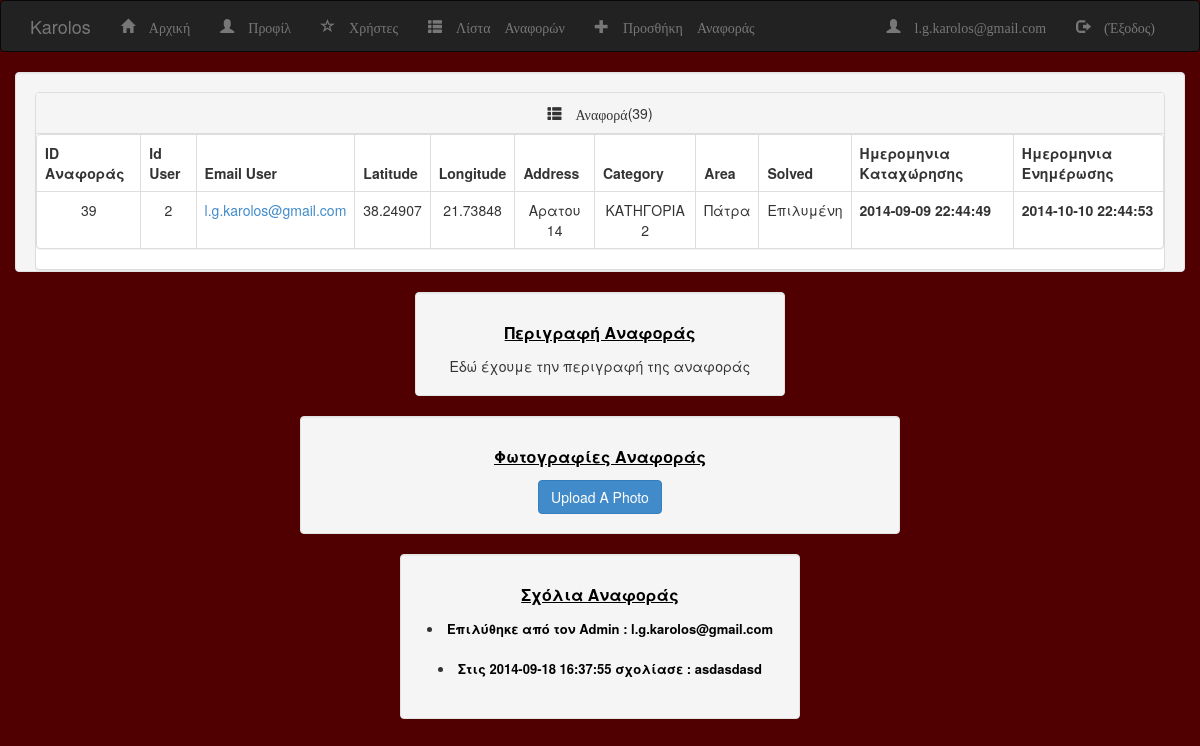
The app's page /report_profile.php?id=39 (signed in) with its own data.
### tables this page shows
CREATE TABLE IF NOT EXISTS `spots` (
`id` int(11) NOT NULL,
  `user_id` int(11) NOT NULL,
  `latitude` varchar(20) NOT NULL,
  `longitude` varchar(20) NOT NULL,
  `address` varchar(50) NOT NULL,
  `area` varchar(50) NOT NULL,
  `title` varchar(50) NOT NULL,
  `category` varchar(40) NOT NULL,
  `description` text NOT NULL,
  `solved` tinyint(1) NOT NULL,
  `created_at` datetime NOT NULL,
  `updated_at` datetime NOT NULL
);

CREATE TABLE IF NOT EXISTS `users` (
`id` int(11) NOT NULL,
  `email` varchar(50) NOT NULL,
  `hash` varchar(60) NOT NULL,
  `name` varchar(50) NOT NULL,
  `surname` varchar(50) NOT NULL,
  `phone` varchar(15) NOT NULL,
  `admin` tinyint(1) NOT NULL,
  `created_at` datetime NOT NULL,
  `updated_at` datetime NOT NULL
);

CREATE TABLE IF NOT EXISTS `comments` (
`comm_id` int(11) NOT NULL,
  `comm_user_id` int(11) NOT NULL,
  `comm_spot_id` int(11) NOT NULL,
  `comment_text` text NOT NULL,
  `admin_email` varchar(50) NOT NULL,
  `comm_created_at` datetime NOT NULL
);

### report_profile.php (the view, shortened to what this page needs)
<!DOCTYPE HTML>
<html>
	<head>
		<link type="text/css" rel="stylesheet" href="css/bootstrap.min.css">
		<link type="text/css" rel="stylesheet" href="css/style.css">
	</head>
	<body>
		<nav class="navbar navbar-inverse navbar-inverse" role="navigation">
			<div class="container container-fluid">
				<div class="navbar-header">
					<a class="navbar-brand" href="index.php">Karolos</a>
				</div>
				<div class="collapse navbar-collapse" id="bs-example-navbar-collapse-1">
					<ul class="nav navbar-nav">
						<li><a href="index.php"><span class="glyphicon glyphicon-home"> Αρχική</span></a></li>
						<?php if(isset($_SESSION['id'])){ ?>
						<li><a href="user_profile.php"><span class="glyphicon glyphicon-user"> Προφίλ</span></a></li>
						<li><a href="show_users.php"><span class="glyphicon glyphicon-star-empty"> Χρήστες</span></a></li>
						<li><a href="reports_list.php"><span class="glyphicon glyphicon-th-list"> Λίστα Αναφορών</span></a></li>
						<li><a href="add_spot.php"><span class="glyphicon glyphicon-plus"> Προσθήκη Αναφοράς</span></a></li>
						<?php } ?>
					</ul>
					<ul class="nav navbar-nav navbar-right">
						<?php if(!isset($_SESSION['id'])){ ?>
						<li><a href="register.php">Εγγραφή </a></li>
						<li><a href="login.php">Είσοδος </a></li>
						<?php }else{ ?>
						<?php $email = $_SESSION['email']; ?>
						<li><a href="user_profile.php"><span class="glyphicon glyphicon-user"> <?php echo "$email" ?> </span></a></li>
						<li><a href="logout.php"><span class="glyphicon glyphicon-log-out"> (Έξοδος) </span></a></li>
						<?php } ?>
					</ul>
				</div>
			</div>
		</nav>
		<?php
		try {
			$pdo = new PDO('mysql:host=localhost;dbname=karolos;charset=utf8', 'root', 'root', array(PDO::MYSQL_ATTR_INIT_COMMAND => "SET NAMES utf8"));
			$pdo->setAttribute(PDO::ATTR_ERRMODE, PDO::ERRMODE_EXCEPTION);
		} catch(PDOException $e) {
			echo 'ERROR: ' . $e->getMessage();
		}
		$stmt = $pdo->prepare("SELECT * FROM `karolos`.`spots` WHERE id=:id;");
		$stmt->bindParam(':id', $_GET['id']);
		$stmt->execute();
		$row = $stmt->fetch(PDO::FETCH_ASSOC);
		$id 						= $row['id'];
		$user_id 					= $row['user_id'];
		$latitude 				= $row['latitude'];
		$longitude      			= $row['longitude'];
		$address 					= $row['address'];
		$area 					= $row['area'];
		$solved 					= $row['solved'];
		$category 				= $row['category'];
		$description 				= $row['description'];
		$created_at 				= $row['created_at'];
		$updated_at 				= $row['updated_at'];
		$stmt1 = $pdo->prepare("SELECT email FROM `karolos`.`users` WHERE id=:id;");
		$stmt1->bindParam(':id', $user_id);
		$stmt1->execute();
		$temp_email = $stmt1->fetch(PDO::FETCH_ASSOC);
		?>
		<div class="well container" style="height:200px;">
			<div class="panel panel-default">
  			<div class="panel-heading"><span class="glyphicon glyphicon-th-list"> Αναφορά </span>(<?php echo $id ?>)
			<?php
				if($solved == "1"){
				$temp_solved = "Επιλυμένη";
				}
				else{
				$temp_solved = "Εκκρεμεί";
				}
			?>
  			</div>
  			<body style="background-color:#500000  ;">
			</body>
			<div class="bs-example">
    		<div class="panel panel-default">
      		<div class="table-responsive">
  			<table class="table">
      		<table class="table table-bordered table-responsive">
       		 <thead>
        		  <tr>
          		  <th>ID Αναφοράς</th>
           		  <th>Id User</th>
           		  <th>Email User</th>
          		  <th>Latitude</th>
          		  <th>Longitude</th>
          		  <th>Address</th>
          		  <th>Category</th>
          		  <th>Area</th>
          		  <th>Solved</th>
          		  <th>Ημερομηνια Καταχώρησης</th>
          		  <th>Ημερομηνια Ενημέρωσης</th>
         		 </tr>
       		 </thead>
      		  <tbody>
      		    <tr>
        		    <td><?php echo $id ?></td>
       	   			<td><?php echo $user_id ?></td>
       	   			<td><?php echo '<a href="user_profile.php?email='.$temp_email['email'].'">'.$temp_email['email'].'</a>' ?></td>
        		    <td><?php echo $latitude ?></td>
        		    <td><?php echo $longitude ?></td>
        		    <td><?php echo $address ?></td>
        		    <td><?php echo $category ?></td>
        		    <td><?php echo $area ?></td>
        		    <td><?php echo $temp_solved ?></td>
        		    <th><?php echo $created_at ?></th>
        		    <th><?php echo $updated_at ?></th>
         		 </tr>
       		 </tbody>
     		 </table>
     		</div>
		</div>
	</div>
</div>
</div>
<div class="col-md-4 col-md-offset-4">
			<div class="well" >
				<div class="panel-heading"><strong><font size="3" color="black" ><u>Περιγραφή  Αναφοράς</u></font></strong></a>
				</div>
			<?php
			echo $description;
			?>
			</div>
			</div>
		<div class="well container" style="width:600px;" >
  					<div class="panel-heading"><strong><font size="3" color="black" > <u>Φωτογραφίες Αναφοράς</u></font></strong></a>
					</div>
								<?php
								try {
								$pdo = new PDO('mysql:host=localhost;dbname=karolos;charset=utf8', 'root', 'root', array(PDO::MYSQL_ATTR_INIT_COMMAND => "SET NAMES utf8"));
								$pdo->setAttribute(PDO::ATTR_ERRMODE, PDO::ERRMODE_EXCEPTION);
								} catch(PDOException $e) {
								echo 'ERROR: ' . $e->getMessage();
								}
								?>
								<?php
								 if($_SESSION['email'] == $temp_email["email"])
								{
								?>
								<a href="<?php echo "upload_file.php?id=$id";?>" class="btn btn-primary" role="button">Upload A Photo</a>
								<?php
								}
								?>
								</div>
		<div class="well container" style="width:400px;" >
  		<div class="panel-heading"><strong><font size="3" color="black" ><u>Σχόλια  Αναφοράς</u></font></strong></a>
  		</div>
  		<?php
			$comm_spot_id = $id;
			$stmt4 = $pdo->prepare("SELECT * FROM comments WHERE comm_spot_id=:comm_spot_id; ");
			$stmt4 ->bindParam(':comm_spot_id', $comm_spot_id);
			$stmt4->execute();
			$results = $stmt4->fetchAll( PDO::FETCH_ASSOC );
			foreach( $results as $row ){
				$comment 		= $row['comment_text'];
				$temail 			= $row['admin_email'];
				$when 			= $row['comm_created_at'];
			}?>
		<li><strong><font size="2" color="black" ><?php echo "Επιλύθηκε από τον Admin :  $temail";?></font></strong></a></li><br>
		<li><strong><font size="2" color="black" ><?php echo "Στις $when σχολίασε  : $comment";?></font></strong></a></li><br>

### css/style.css (style rules this page uses)
html { height: 100% }
body { height: 100%; margin: 0; padding: 0 }

### records on screen
spots: id "39", user "2", latitude "38.24907", longitude "21.73848", address "Αρατου 14", category "ΚΑΤΗΓΟΡΙΑ 2", area "Πάτρα", solved "Επιλυμένη", created_at "2014-09-09 22:44:49", updated_at "2014-10-10 22:44:53", description "Εδώ έχουμε την περιγραφή της αναφοράς"
users: email "l.g.karolos@gmail.com"
comments: admin_email "l.g.karolos@gmail.com", comm_created_at "2014-09-18 16:37:55", comment_text "asdasdasd"

### other values on screen
$email "l.g.karolos@gmail.com"
